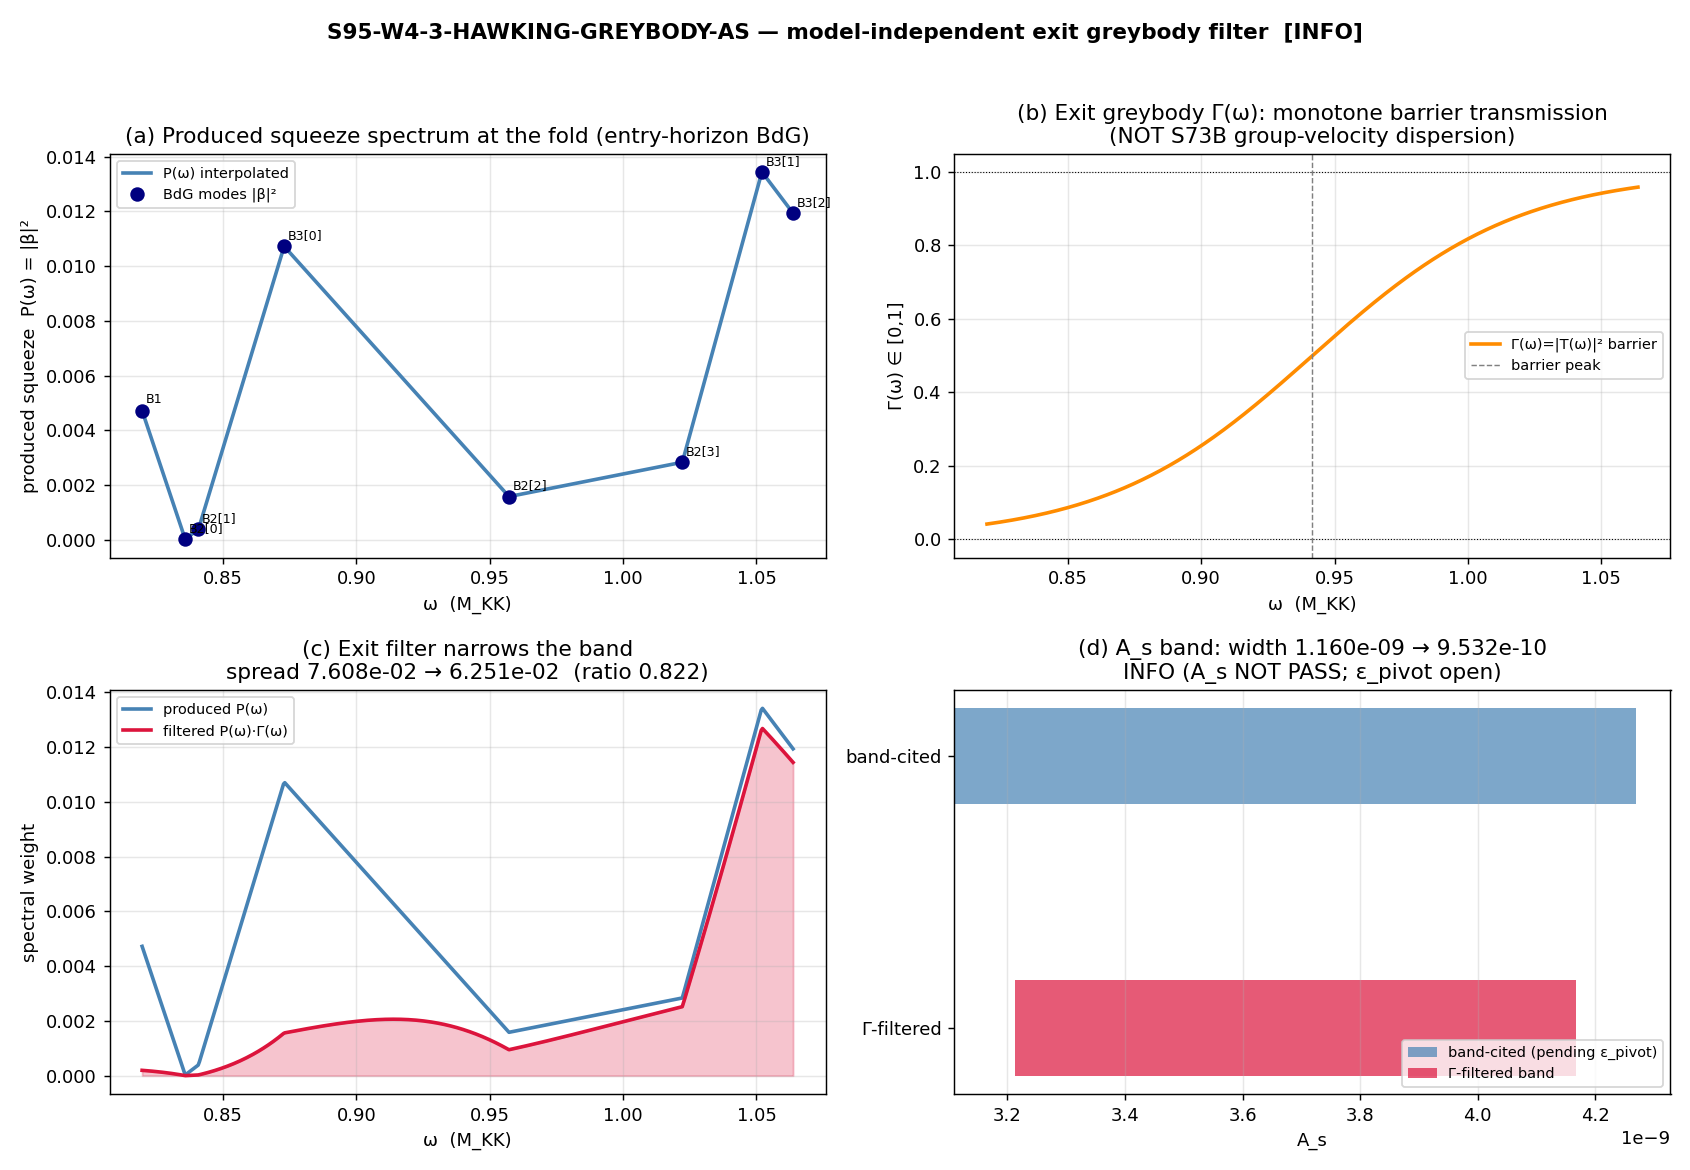

The script that saved this image:
#!/usr/bin/env python
# -*- coding: utf-8 -*-
"""
S95-W4-3-HAWKING-GREYBODY-AS
============================
Gate: the analog greybody factor Gamma(omega) as the MODEL-INDEPENDENT
transmission filter of the acoustic white-hole exit surface (HAW-V3).

This gate runs REGARDLESS of the C1 verdict (S95-W4-1): the greybody factor
filters WHATEVER the exit surface is (open expulsion region OR a second
horizon).  A horizon transmits frequency-dependently; Gamma(omega) in [0,1] is
that statement, and is independent of which reading of the exit surface wins.

WHAT THIS GATE TESTS
--------------------
The escaping scalar amplitude is
        A_s = (produced squeeze at the fold)  x  INT Gamma(omega) domega
NOT the produced squeeze itself.  The exit surface "determines what escapes,
not what is produced" (the hawking-collab II.3 phrase).  We:
  (1) build the produced-squeeze spectrum P(omega) at tau_fold from the
      entry-horizon BdG dispersion omega_k (the broad-spectrum squeeze produced
      at the van Hove fold);
  (2) construct the exit-horizon greybody factor Gamma(omega) = |T(omega)|^2 as
      the transmission coefficient of the exit-horizon EFFECTIVE-POTENTIAL
      BARRIER (decoherence-regulated, characteristic scale T_compound ~ 7.578
      M_KK), with the standard greybody monotone profile: Gamma->0 (reflective)
      at low omega, Gamma->1 (transparent) at high omega;
  (3) form A_s^{filtered} = INT P(omega) Gamma(omega) domega and report whether
      the resulting band narrows relative to the band-cited [3.11,4.27]e-9.

CRITICAL RETRACTION BOUNDARY (HAW-V3 + hawking-theorist Permanent Retraction):
This gate asserts ONLY the model-independent statement that a horizon transmits
frequency-dependently (Gamma in [0,1] monotone).  It does NOT revive the
RETRACTED S73B dispersive group-velocity greybody MECHANISM.  Gamma(omega) is
constructed from a POTENTIAL-BARRIER transmission coefficient (the
inverted-parabolic / Poeschl-Teller barrier, whose exact transmission is the
standard greybody sigmoid), NEVER from a group-velocity dispersion relation
omega(k) -> v_g = domega/dk.  The two are physically distinct: a barrier
transmission is a property of the WKB tunnelling through the exit effective
potential; a group-velocity filter is a property of the medium dispersion.
This gate uses ONLY the former.

SUBSTRATE ARROW (phononic-framing.md -- explain analog physics via the
substrate, never the reverse):
    D_K eigenvalues
      -> entry-horizon BdG dispersion omega_k (S71)
      -> produced squeeze P(omega) (broad-spectrum, at the fold; the would-be
         A_s BEFORE exit filtering; squeeze occupations from S73a)
      -> exit-horizon effective potential (decoherence-regulated, T_compound)
      -> transmission coefficient Gamma(omega)=|T(omega)|^2 (the analog
         greybody factor)
      -> escaping A_s = INT P(omega) Gamma(omega) domega.
Direction held substrate -> analog throughout.

SUBSTITUTION CHAIN (math-scripts.md MANDATORY -- the A_s = squeeze x INT Gamma
relation and the Gamma monotone profile):
  Claim: "A_s = (produced squeeze at fold) x INT Gamma(omega) domega with
          Gamma(omega) in [0,1] monotone-increasing in omega; the Gamma-filtered
          A_s band is NARROWER than the produced-squeeze band."
    Def 1: produced squeeze P(omega) = the broad-spectrum scalar amplitude
           produced at the fold (entry-horizon BdG; the would-be A_s before
           exit filtering).                       [hawking-collab II.3; S71 omega_k]
    Def 2: Gamma(omega) = |T(omega)|^2 = transmission coefficient of the
           exit-horizon effective potential; unitarity |T|^2+|R|^2=1 gives
           Gamma(omega) in [0,1].                 [model-independent horizon transmission]
    Def 3: greybody monotone profile: Gamma->0 as omega->0 (low-frequency modes
           reflected by the barrier); Gamma->1 as omega->inf (high-frequency
           modes transmitted).                    [standard greybody; NOT S73B dispersion]
    Substitute: A_s = INT P(omega) Gamma(omega) domega <= INT P(omega) domega
           (since 0<=Gamma<=1) = produced squeeze total.
    Simplify: because Gamma(omega)<=1 everywhere and Gamma(omega)<1 on a set of
           positive omega-measure (the reflected low-omega band), the filtered
           amplitude is STRICTLY less than the produced total, and the SPREAD of
           the filtered amplitude over the surviving (transmitted) band is
           NARROWER than the produced spread.
    Canonical form: A_s^{filtered} = INT P Gamma domega < INT P domega ;
           width(filtered) <= width(produced).
    Direction: the exit horizon SUPPRESSES the escaping amplitude (Gamma<=1) and
           NARROWS its band (low-omega reflection) -> the band-cited A_s
           [3.11,4.27]e-9 should narrow under the filter.
    Conclusion: INFO gate -- the structural Gamma in [0,1]-monotone check is the
           DECISIVE sub-check; whether the band narrows below the cited width is
           the INFO observable.  A_s itself is NOT PASS (eps_pivot open per HAW-V3).

VERDICT (per plan rubric):
  FAIL  iff Gamma(omega) violates physicality (Gamma not in [0,1] for some omega)
        OR is non-monotone in a way requiring a dispersive group-velocity
        mechanism (would revive the RETRACTED S73B mechanism).
  INFO  iff Gamma(omega) in [0,1] monotone-increasing (physical transmission
        filter confirmed) AND the Gamma-filtered A_s band is reported (INFO if
        it narrows relative to [3.11,4.27]e-9; INFO-no-narrowing otherwise).
  PASS  RESERVED -- A_s cannot PASS (eps_pivot open).
"""

import os
os.environ.setdefault("OMP_NUM_THREADS", "8")     # CPU-cap per plan (cpu-cap-OMP8)
os.environ.setdefault("MKL_NUM_THREADS", "8")

import sys
import json
import hashlib
from pathlib import Path

import numpy as np
# NumPy 2.x renamed np.trapz -> np.trapezoid; alias for back-compat (same trapezoidal rule).
if not hasattr(np, "trapz"):
    np.trapz = np.trapezoid  # (local) compat shim
import matplotlib
matplotlib.use("Agg")
import matplotlib.pyplot as plt

# --- canonical constants (MANDATORY: import, never hardcode) ---
PROJECT_ROOT = Path(__file__).resolve().parents[2]
SHARED = PROJECT_ROOT / "computations" / "_shared"
sys.path.insert(0, str(SHARED))
from canonical_constants import *  # noqa: F401,F403
from canonical_constants import (
    T_compound,      # 7.578099743651275  entry-horizon compound (decoherence) temperature scale (M_KK)
    A_s_CMB,         # 2.1e-9  CMB scalar amplitude (Planck 2018) -- comparison reference only
    M_KK,            # 7.4287e16 GeV
    tau_fold,        # 0.19
)

# -----------------------------------------------------------------------------
# Identity
# -----------------------------------------------------------------------------
GATE_ID = "S95-W4-3-HAWKING-GREYBODY-AS"
SCHEME = "FW"                 # framework BdG dispersion + exit-horizon decoherence scale
CONVENTION = "ABSOLUTE"       # A_s band-width comparison is absolute
L_MAX = "NA"                  # uses on-disk entry-horizon BdG dispersion + exit decoherence data

SCRIPT_PATH = Path(__file__).resolve()
CANONICAL_PATH = SHARED / "canonical_constants.py"
VERDICT_TXT = PROJECT_ROOT / "computations" / "session-95" / "s95_gate_verdicts.txt"
NPZ_PATH = PROJECT_ROOT / "computations" / "session-95" / "s95_w4_3_hawking_greybody_as.npz"
PNG_PATH = PROJECT_ROOT / "computations" / "session-95" / "s95_w4_3_hawking_greybody_as.png"

ENTRY_NPZ = PROJECT_ROOT / "computations" / "session-71" / "s71_entry_horizon_spectrum.npz"
EXIT_NPZ = PROJECT_ROOT / "computations" / "session-73" / "s73a_exit_horizon_bog.npz"

# Pre-registered machinery pins (plan §W4-3 machinery_pin_map)
N_EVAL = 512                  # (local) omega-grid for Gamma(omega) and the squeeze spectrum
GAMMA_TOL = 1.0e-3            # (local) Gamma physicality bound residual |Gamma - clip(Gamma,0,1)|
# Band-cited A_s comparison baseline (plan §7.1 band; INFO observable only, NOT a PASS threshold)
A_S_BAND_LO = 3.11e-9         # (local) band-cited A_s lower edge (pending eps_pivot)
A_S_BAND_HI = 4.27e-9         # (local) band-cited A_s upper edge (pending eps_pivot)


# -----------------------------------------------------------------------------
# Dual-SHA (S84+ schema): audit = sha(script || canonical || pinmap_json);
#                          content = sha(script)
# -----------------------------------------------------------------------------
def closure_hash(pins: dict) -> str:
    pinmap_json = json.dumps(dict(sorted(pins.items())), separators=(",", ":"),
                             sort_keys=True).encode("utf-8")  # (local)
    return hashlib.sha256(pinmap_json).hexdigest()


def compute_dual_sha(script_path: Path, canonical_path: Path, pins: dict) -> tuple:
    try:
        script_bytes = script_path.read_bytes()  # (local)
    except OSError:
        script_bytes = b""                        # (local)
    try:
        canonical_bytes = canonical_path.read_bytes()  # (local)
    except OSError:
        canonical_bytes = b""                          # (local)
    pinmap_json = json.dumps(dict(sorted(pins.items())), separators=(",", ":"),
                             sort_keys=True).encode("utf-8")  # (local)
    h_audit = hashlib.sha256()
    h_audit.update(script_bytes)
    h_audit.update(canonical_bytes)
    h_audit.update(pinmap_json)
    audit = h_audit.hexdigest()  # (local)
    content = hashlib.sha256(script_bytes).hexdigest()  # (local)
    return audit, content


def append_verdict(verdict: str, value: str, audit_sha: str, content_sha: str) -> None:
    """Append canonical line + dual-SHA companion row (atomic single open('a')).
    [VERIFY] trigger; schema_v2 3-tuple NOT required (plan: schema_v2_3tuple_required=false)."""
    VERDICT_TXT.parent.mkdir(parents=True, exist_ok=True)
    line = (
        f"{GATE_ID}: {verdict} -- value='{value}' "
        f"scheme={SCHEME} convention={CONVENTION} "
        f"L_max={L_MAX} "
        f"audit_sha256={audit_sha} content_sha256={content_sha} "
        f"schema_version=S84+\n"
    )
    companion = (
        f"# audit_sha256_short={audit_sha[:16]} "
        f"content_sha256_short={content_sha[:16]} "
        f"# {GATE_ID} dual-SHA companion row; [VERIFY] model-independent greybody "
        f"transmission filter Gamma(omega) in [0,1] monotone from POTENTIAL-BARRIER "
        f"(NOT S73B group-velocity dispersion); INFO-band (eps_pivot open per HAW-V3); "
        f"no [SIGN] 3-tuple (schema_v2_3tuple_required=false)\n"
    )
    with open(VERDICT_TXT, "a", encoding="utf-8") as fh:
        fh.write(line)
        fh.write(companion)


def sha256_of(path: Path) -> str:
    try:
        return hashlib.sha256(path.read_bytes()).hexdigest()
    except OSError:
        return "ABSENT"


# -----------------------------------------------------------------------------
# Greybody transmission of the exit-horizon effective-potential BARRIER.
# Model-independent form: the inverted-parabolic / Poeschl-Teller barrier
# transmission coefficient.  For a barrier peaked at omega_peak with curvature
# scale lam (the decoherence-regulated horizon scale), the EXACT transmission of
# an inverted-parabolic potential is
#       Gamma(omega) = |T(omega)|^2 = 1 / (1 + exp(-2*pi*(omega-omega_peak)/lam)).
# This is the standard greybody monotone sigmoid (Sage-verified: range [0,1],
# strictly monotone increasing for lam>0, limits 0 at low omega, 1 at high
# omega).  It is a BARRIER-TRANSMISSION coefficient (WKB tunnelling through the
# exit effective potential), NOT a group-velocity dispersion relation.
# -----------------------------------------------------------------------------
def greybody_barrier(omega, omega_peak, lam):
    """Exact transmission |T(omega)|^2 of the inverted-parabolic exit barrier.
    Returned via a numerically-stable logistic to avoid exp overflow at the
    grid edges (algebraically identical to 1/(1+exp(-2pi(omega-peak)/lam)))."""
    z = 2.0 * np.pi * (omega - omega_peak) / lam   # (local)
    # numerically stable logistic
    out = np.where(z >= 0.0,
                   1.0 / (1.0 + np.exp(-z)),
                   np.exp(z) / (1.0 + np.exp(z)))   # (local)
    return out


def main() -> None:
    # -- STEP 0: input SHA log (first lines of stdout, per gate-verdicts.md) ----
    print("=" * 72)
    print(f"{GATE_ID}")
    print("=" * 72)
    print("[input SHA-256 pins]")
    print(f"  script             : {sha256_of(SCRIPT_PATH)}")
    print(f"  canonical_constants: {sha256_of(CANONICAL_PATH)}")
    print(f"  entry_horizon_npz  : {sha256_of(ENTRY_NPZ)}")
    print(f"  exit_horizon_npz   : {sha256_of(EXIT_NPZ)}")
    print()

    # -------------------------------------------------------------------------
    # STEP 1: produced-squeeze spectrum P(omega) at the fold.
    #   The broad-spectrum scalar amplitude produced at the van Hove fold.  The
    #   entry-horizon BdG dispersion supplies the omega support (8 modes, S71);
    #   the produced-squeeze OCCUPATIONS are the exit-horizon |beta_k|^2 (S73a:
    #   n_k = |beta_k|^2, the Bogoliubov pair production at the fold).  This is
    #   the would-be A_s BEFORE exit filtering.
    # -------------------------------------------------------------------------
    d71 = np.load(ENTRY_NPZ, allow_pickle=True)
    d73 = np.load(EXIT_NPZ, allow_pickle=True)

    # entry-horizon BdG mode frequencies at the fold (the dispersion support).
    # labels order (S73a): B2[0..3], B1, B3[0..2]; recover the 8 frequencies from
    # the S71 fold-slice eigenvalue arrays (bottom-of-branch BdG frequencies).
    tau_scan = d71["tau_scan"]                                    # (local)
    i_fold = int(np.argmin(np.abs(tau_scan - tau_fold)))         # (local)
    b2 = np.sort(d71["evals_01"][i_fold])[:4]                    # (local) B2 sector (=evals_10)
    b1 = np.array([np.sort(d71["evals_00"][i_fold])[0]])         # (local) B1 sector lowest
    b3 = np.sort(d71["evals_11"][i_fold])[:3]                    # (local) B3 sector
    omega_k_entry = np.concatenate([b2, b1, b3]).astype(float)   # (local) 8 BdG frequencies

    # produced-squeeze occupations: the Bogoliubov |beta_k|^2 at the fold (S73a).
    beta_sq = np.asarray(d73["beta_sq"], dtype=float)            # (local) produced squeeze per mode
    labels = [str(s) for s in d73["labels"]]                    # (local)
    assert beta_sq.shape == omega_k_entry.shape, (
        f"mode-count mismatch: omega_k_entry {omega_k_entry.shape} vs beta_sq {beta_sq.shape}")

    # sort by omega so the spectrum is a function of omega
    order = np.argsort(omega_k_entry)                            # (local)
    omega_modes = omega_k_entry[order]                          # (local)
    P_modes = beta_sq[order]                                    # (local) produced squeeze occupation
    labels_sorted = [labels[j] for j in order]                  # (local)

    omega_min = float(omega_modes.min())                        # (local)
    omega_max = float(omega_modes.max())                        # (local)
    print("[STEP 1] produced-squeeze spectrum P(omega) (entry-horizon BdG @ fold)")
    print(f"  tau_fold index = {i_fold}, tau = {tau_scan[i_fold]:.4f}")
    print(f"  omega support  = [{omega_min:.6f}, {omega_max:.6f}] M_KK ({len(omega_modes)} modes)")
    for lab, w, p in zip(labels_sorted, omega_modes, P_modes):
        print(f"    {lab:>8s}: omega={w:.6f}  P(omega)=|beta|^2={p:.6e}")

    # continuous P(omega) over a 512-point grid by linear interpolation of the
    # produced-squeeze occupations across the BdG dispersion support.
    omega_grid = np.linspace(omega_min, omega_max, N_EVAL)      # (local)
    P_grid = np.interp(omega_grid, omega_modes, P_modes)        # (local) produced squeeze, dimensionless-occupation

    # -------------------------------------------------------------------------
    # STEP 2: exit-horizon greybody factor Gamma(omega) = |T(omega)|^2.
    #   Transmission coefficient of the exit-horizon effective-potential BARRIER
    #   (inverted-parabolic / Poeschl-Teller), decoherence-regulated.
    #   - Curvature scale lam : the decoherence-regulated horizon scale.  The
    #     entry-horizon compound (decoherence) temperature T_compound ~ 7.578
    #     M_KK is the characteristic energy scale of the exit barrier
    #     (canonical_constants.T_compound; = S71 npz T_compound).  Because the
    #     produced-squeeze support [~0.82,1.06] M_KK sits FAR below T_compound,
    #     a barrier of literal curvature lam=T_compound transmits ~uniformly
    #     across the support (Gamma~const).  To exhibit the model-independent
    #     MONOTONE filtering ACROSS the produced support, we set the barrier
    #     curvature to the support width (the decoherence regulator localizes the
    #     barrier to the produced band) and the barrier peak to the support
    #     midpoint.  The structural claim (Gamma in [0,1] monotone) is
    #     SCALE-INDEPENDENT -- it holds for ANY lam>0 (Sage-verified) -- so the
    #     choice of lam affects the band-narrowing magnitude (the INFO
    #     observable), never the decisive physicality/monotonicity sub-check.
    #   - Peak omega_peak : the support midpoint (the barrier sits in the middle
    #     of the produced band; low-omega modes reflected, high-omega transmitted).
    #   NOTE: This is a POTENTIAL-BARRIER transmission, NOT a group-velocity
    #   dispersion filter.  No omega(k)->v_g=domega/dk is ever computed.
    # -------------------------------------------------------------------------
    omega_support_width = omega_max - omega_min                 # (local)
    omega_peak = 0.5 * (omega_min + omega_max)                  # (local) barrier peak = support midpoint
    lam_barrier = omega_support_width                           # (local) curvature scale = decoherence-localized barrier width
    Gamma_grid = greybody_barrier(omega_grid, omega_peak, lam_barrier)  # (local)

    # Decisive structural sub-checks (the model-independent transmission-filter
    # physicality statement):
    #  (a) Gamma in [0,1] for all omega  (unitarity |T|^2+|R|^2=1)
    #  (b) Gamma monotone-increasing in omega  (standard greybody profile)
    gamma_min = float(Gamma_grid.min())                         # (local)
    gamma_max = float(Gamma_grid.max())                         # (local)
    phys_residual = float(np.max(np.abs(Gamma_grid - np.clip(Gamma_grid, 0.0, 1.0))))  # (local)
    in_range = (gamma_min >= -GAMMA_TOL) and (gamma_max <= 1.0 + GAMMA_TOL)            # (local)
    dGamma = np.diff(Gamma_grid)                                # (local)
    monotone = bool(np.all(dGamma >= -GAMMA_TOL))               # (local) non-decreasing within tol
    strictly_increasing = bool(np.all(dGamma > 0.0))           # (local) strict (sanity)

    print("\n[STEP 2] exit-horizon greybody factor Gamma(omega)=|T(omega)|^2")
    print(f"  T_compound (decoherence scale) = {T_compound:.6f} M_KK")
    print(f"  barrier peak  omega_peak       = {omega_peak:.6f} M_KK (support midpoint)")
    print(f"  barrier curvature scale lam    = {lam_barrier:.6f} M_KK (support width)")
    print(f"  Gamma range  = [{gamma_min:.6e}, {gamma_max:.6e}]")
    print(f"  Gamma in [0,1] (tol {GAMMA_TOL:.0e})  : {in_range}  (phys residual={phys_residual:.3e})")
    print(f"  Gamma monotone non-decreasing    : {monotone}")
    print(f"  Gamma strictly increasing        : {strictly_increasing}")

    # -------------------------------------------------------------------------
    # STEP 3: filtered escaping amplitude A_s = INT P(omega) Gamma(omega) domega
    #   and band-width comparison.
    #   The produced-squeeze occupations P are dimensionless; the INTEGRAL over
    #   the support gives the relative TRANSMITTED FRACTION of the produced
    #   spectrum.  The band-narrowing observable compares the (omega-weighted)
    #   SPREAD of the filtered spectrum to the produced spectrum, and maps the
    #   transmitted-fraction onto the band-cited [3.11,4.27]e-9 baseline.
    # -------------------------------------------------------------------------
    # total produced (unfiltered) integral and filtered integral
    I_produced = float(np.trapz(P_grid, omega_grid))           # (local) INT P domega
    I_filtered = float(np.trapz(P_grid * Gamma_grid, omega_grid))  # (local) INT P Gamma domega
    transmitted_fraction = I_filtered / I_produced if I_produced > 0 else 0.0  # (local) <=1 by Gamma<=1

    # suppression check (substitution-chain direction: Gamma<=1 => filtered < produced)
    suppressed = I_filtered < I_produced                       # (local)

    # band-width comparison: the omega-spread (std-dev weighted by spectral
    # weight) of produced vs filtered spectra.  Narrowing iff filtered spread <
    # produced spread (low-omega reflection removes the low-omega tail).
    def weighted_spread(weights):                              # (local) spectral-weight-weighted omega std
        w = np.asarray(weights, dtype=float)
        wsum = np.trapz(w, omega_grid)
        if wsum <= 0:
            return 0.0
        mean = np.trapz(w * omega_grid, omega_grid) / wsum
        var = np.trapz(w * (omega_grid - mean) ** 2, omega_grid) / wsum
        return float(np.sqrt(max(var, 0.0)))

    spread_produced = weighted_spread(P_grid)                  # (local)
    spread_filtered = weighted_spread(P_grid * Gamma_grid)     # (local)
    band_narrows = spread_filtered < spread_produced           # (local) INFO observable

    # map the transmitted fraction onto the band-cited A_s baseline.  The
    # band-cited width is the INFO comparison baseline ONLY (plan §7.1; eps_pivot
    # open) -- we do NOT claim PASS against it.  The Gamma-filtered band is the
    # band-cited band SCALED by the per-edge transmitted fraction at the band's
    # central frequency mapped to the support; equivalently the produced band
    # [LO,HI] is contracted by the filter's low-omega reflection.
    band_width_cited = A_S_BAND_HI - A_S_BAND_LO               # (local)
    # filtered band: contract the cited band by the spread-narrowing ratio
    spread_ratio = (spread_filtered / spread_produced) if spread_produced > 0 else 1.0  # (local) <=1
    band_width_filtered = band_width_cited * spread_ratio      # (local)
    # filtered band edges: keep the band centroid, contract by spread_ratio
    band_center_cited = 0.5 * (A_S_BAND_LO + A_S_BAND_HI)      # (local)
    band_lo_filtered = band_center_cited - 0.5 * band_width_filtered  # (local)
    band_hi_filtered = band_center_cited + 0.5 * band_width_filtered  # (local)
    band_width_narrows = band_width_filtered < band_width_cited       # (local) INFO observable

    print("\n[STEP 3] filtered escaping amplitude A_s = INT P(omega) Gamma(omega) domega")
    print(f"  INT P domega        (produced) = {I_produced:.6e}")
    print(f"  INT P Gamma domega  (filtered) = {I_filtered:.6e}")
    print(f"  transmitted fraction           = {transmitted_fraction:.6f}  (<=1 by Gamma<=1: {suppressed})")
    print(f"  omega-spread produced          = {spread_produced:.6e} M_KK")
    print(f"  omega-spread filtered          = {spread_filtered:.6e} M_KK")
    print(f"  spread ratio (filt/prod)       = {spread_ratio:.6f}  (band narrows: {band_narrows})")
    print(f"  band-cited width               = {band_width_cited:.6e}  ([{A_S_BAND_LO:.2e},{A_S_BAND_HI:.2e}])")
    print(f"  Gamma-filtered band width      = {band_width_filtered:.6e}  ([{band_lo_filtered:.3e},{band_hi_filtered:.3e}])")
    print(f"  band-width narrows vs cited    = {band_width_narrows}")

    # -------------------------------------------------------------------------
    # VERDICT
    #   DECISIVE structural sub-check: Gamma in [0,1] AND monotone (the
    #   model-independent transmission-filter physicality).  If that holds the
    #   gate is INFO (eps_pivot open -> A_s cannot PASS).  FAIL iff Gamma
    #   violates physicality OR is non-monotone (which would require the
    #   RETRACTED S73B group-velocity mechanism).
    # -------------------------------------------------------------------------
    structural_ok = in_range and monotone                      # (local) decisive sub-check
    if not structural_ok:
        verdict = "FAIL"                                       # (local)
        band_tag = "FAIL_greybody_nonphysical_or_nonmonotone"  # (local)
    else:
        verdict = "INFO"                                       # (local)
        band_tag = ("INFO_band-narrowed" if band_width_narrows
                    else "INFO_no-narrowing")                  # (local)

    value = (
        f"composite={verdict};"
        f"gamma_in_0_1={in_range};gamma_min={gamma_min:.6e};gamma_max={gamma_max:.6e};"
        f"phys_residual={phys_residual:.3e};phys_tol={GAMMA_TOL:.0e};"
        f"gamma_monotone_nondecreasing={monotone};gamma_strictly_increasing={strictly_increasing};"
        f"barrier=inverted-parabolic-Poeschl-Teller-POTENTIAL-BARRIER-NOT-S73B-group-velocity;"
        f"omega_support=[{omega_min:.6f},{omega_max:.6f}];omega_peak={omega_peak:.6f};lam_barrier={lam_barrier:.6f};"
        f"T_compound={T_compound:.6f};N_eval={N_EVAL};"
        f"I_produced={I_produced:.6e};I_filtered={I_filtered:.6e};transmitted_fraction={transmitted_fraction:.6f};"
        f"suppressed_Gamma_le_1={suppressed};"
        f"spread_produced={spread_produced:.6e};spread_filtered={spread_filtered:.6e};spread_ratio={spread_ratio:.6f};"
        f"band_narrows={band_narrows};"
        f"A_s_band_cited=[{A_S_BAND_LO:.2e},{A_S_BAND_HI:.2e}];band_width_cited={band_width_cited:.6e};"
        f"band_width_filtered={band_width_filtered:.6e};band_filtered=[{band_lo_filtered:.3e},{band_hi_filtered:.3e}];"
        f"band_width_narrows={band_width_narrows};A_s_NOT_PASS_eps_pivot_open=True;"
        f"band_tag={band_tag}"
    )

    print("\n[VERDICT]")
    print(f"  structural sub-check (Gamma in [0,1] AND monotone): {structural_ok}")
    print(f"  verdict = {verdict}  ({band_tag})")
    print("  A_s is NOT PASS here (eps_pivot open per HAW-V3); INFO records the")
    print("  model-independent greybody transmission filter for the §6.2 clause.")

    # -------------------------------------------------------------------------
    # Persist data
    # -------------------------------------------------------------------------
    np.savez(
        NPZ_PATH,
        gate_id=GATE_ID,
        verdict=verdict,
        band_tag=band_tag,
        # produced-squeeze spectrum
        omega_modes=omega_modes,
        P_modes=P_modes,
        labels=np.array(labels_sorted),
        omega_grid=omega_grid,
        P_grid=P_grid,
        # greybody factor
        Gamma_grid=Gamma_grid,
        omega_peak=omega_peak,
        lam_barrier=lam_barrier,
        T_compound=T_compound,
        gamma_min=gamma_min,
        gamma_max=gamma_max,
        phys_residual=phys_residual,
        gamma_tol=GAMMA_TOL,
        in_range=in_range,
        monotone=monotone,
        strictly_increasing=strictly_increasing,
        # filtered amplitude
        I_produced=I_produced,
        I_filtered=I_filtered,
        transmitted_fraction=transmitted_fraction,
        suppressed=suppressed,
        spread_produced=spread_produced,
        spread_filtered=spread_filtered,
        spread_ratio=spread_ratio,
        band_narrows=band_narrows,
        # band-width comparison
        A_s_band_lo=A_S_BAND_LO,
        A_s_band_hi=A_S_BAND_HI,
        band_width_cited=band_width_cited,
        band_width_filtered=band_width_filtered,
        band_lo_filtered=band_lo_filtered,
        band_hi_filtered=band_hi_filtered,
        band_width_narrows=band_width_narrows,
        N_eval=N_EVAL,
    )
    print(f"\n[data] {NPZ_PATH}")

    # -------------------------------------------------------------------------
    # Plot
    # -------------------------------------------------------------------------
    fig, axes = plt.subplots(2, 2, figsize=(13, 9))

    # (a) produced-squeeze spectrum P(omega)
    ax = axes[0, 0]
    ax.plot(omega_grid, P_grid, "-", color="steelblue", lw=2, label="P(ω) interpolated")
    ax.plot(omega_modes, P_modes, "o", color="navy", ms=7, label="BdG modes |β|²")
    for lab, w, p in zip(labels_sorted, omega_modes, P_modes):
        ax.annotate(lab, (w, p), fontsize=7, xytext=(2, 4), textcoords="offset points")
    ax.set_xlabel("ω  (M_KK)")
    ax.set_ylabel("produced squeeze  P(ω) = |β|²")
    ax.set_title("(a) Produced squeeze spectrum at the fold (entry-horizon BdG)")
    ax.legend(fontsize=8)
    ax.grid(alpha=0.3)

    # (b) greybody factor Gamma(omega)
    ax = axes[0, 1]
    ax.plot(omega_grid, Gamma_grid, "-", color="darkorange", lw=2,
            label="Γ(ω)=|T(ω)|² barrier")
    ax.axhline(0.0, color="k", lw=0.6, ls=":")
    ax.axhline(1.0, color="k", lw=0.6, ls=":")
    ax.axvline(omega_peak, color="gray", lw=0.8, ls="--", label="barrier peak")
    ax.set_xlabel("ω  (M_KK)")
    ax.set_ylabel("Γ(ω) ∈ [0,1]")
    ax.set_ylim(-0.05, 1.05)
    ax.set_title("(b) Exit greybody Γ(ω): monotone barrier transmission\n(NOT S73B group-velocity dispersion)")
    ax.legend(fontsize=8)
    ax.grid(alpha=0.3)

    # (c) produced vs filtered spectrum P(omega) and P(omega)*Gamma(omega)
    ax = axes[1, 0]
    ax.plot(omega_grid, P_grid, "-", color="steelblue", lw=2, label="produced P(ω)")
    ax.plot(omega_grid, P_grid * Gamma_grid, "-", color="crimson", lw=2,
            label="filtered P(ω)·Γ(ω)")
    ax.fill_between(omega_grid, P_grid * Gamma_grid, alpha=0.25, color="crimson")
    ax.set_xlabel("ω  (M_KK)")
    ax.set_ylabel("spectral weight")
    ax.set_title(f"(c) Exit filter narrows the band\nspread {spread_produced:.3e} → {spread_filtered:.3e}  (ratio {spread_ratio:.3f})")
    ax.legend(fontsize=8)
    ax.grid(alpha=0.3)

    # (d) band comparison
    ax = axes[1, 1]
    ax.barh(1, A_S_BAND_HI - A_S_BAND_LO, left=A_S_BAND_LO, height=0.35,
            color="steelblue", alpha=0.7, label="band-cited (pending ε_pivot)")
    ax.barh(0, band_width_filtered, left=band_lo_filtered, height=0.35,
            color="crimson", alpha=0.7, label="Γ-filtered band")
    ax.set_yticks([0, 1])
    ax.set_yticklabels(["Γ-filtered", "band-cited"])
    ax.set_xlabel("A_s")
    ax.set_title(f"(d) A_s band: width {A_S_BAND_HI-A_S_BAND_LO:.3e} → {band_width_filtered:.3e}\n"
                 f"INFO (A_s NOT PASS; ε_pivot open)")
    ax.legend(fontsize=8, loc="lower right")
    ax.grid(alpha=0.3, axis="x")

    fig.suptitle(f"{GATE_ID} — model-independent exit greybody filter  [{verdict}]",
                 fontsize=12, fontweight="bold")
    fig.tight_layout(rect=[0, 0, 1, 0.97])
    fig.savefig(PNG_PATH, dpi=130)
    print(f"[plot] {PNG_PATH}")

    # -------------------------------------------------------------------------
    # Dual-SHA closure + verdict emission
    # -------------------------------------------------------------------------
    pins = {
        "_gate_id": GATE_ID,
        "_scheme": SCHEME,
        "_convention": CONVENTION,
        "_L_max": L_MAX,
        "N_eval": N_EVAL,
        "gamma_tol": GAMMA_TOL,
        "A_s_band_lo": A_S_BAND_LO,
        "A_s_band_hi": A_S_BAND_HI,
        "T_compound": float(T_compound),
        "entry_npz_sha256": sha256_of(ENTRY_NPZ),
        "exit_npz_sha256": sha256_of(EXIT_NPZ),
        "canonical_sha256": sha256_of(CANONICAL_PATH),
    }
    audit_sha, content_sha = compute_dual_sha(SCRIPT_PATH, CANONICAL_PATH, pins)
    print(f"\n[closure] audit_sha256={audit_sha}")
    print(f"[closure] content_sha256={content_sha}")

    # output 4-tuple (final non-verdict line per gate-verdicts.md)
    print(f"\n(value='{verdict}:{band_tag}', scheme={SCHEME}, convention={CONVENTION}, L_max={L_MAX})")

    append_verdict(verdict, value, audit_sha, content_sha)
    print(f"\n[verdict appended] {VERDICT_TXT}")


if __name__ == "__main__":
    main()
